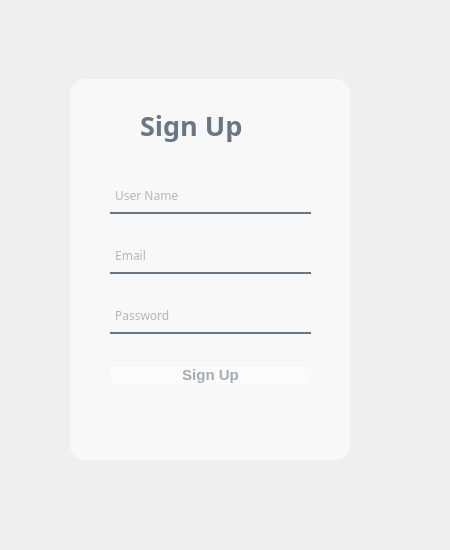
<?xml version="1.0" encoding="UTF-8"?>
<ui version="4.0">
 <class>Form</class>
 <widget class="QWidget" name="Form">
  <property name="geometry">
   <rect>
    <x>0</x>
    <y>0</y>
    <width>450</width>
    <height>550</height>
   </rect>
  </property>
  <property name="windowTitle">
   <string>Form</string>
  </property>
  <widget class="QWidget" name="Register_page" native="true">
   <property name="geometry">
    <rect>
     <x>30</x>
     <y>30</y>
     <width>370</width>
     <height>480</height>
    </rect>
   </property>
   <property name="font">
    <font>
     <family>Algerian</family>
    </font>
   </property>
   <widget class="QLabel" name="label">
    <property name="geometry">
     <rect>
      <x>30</x>
      <y>30</y>
      <width>300</width>
      <height>420</height>
     </rect>
    </property>
    <property name="styleSheet">
     <string notr="true">border-image: url(:/images/Egg.jpg);
border-radius:20px;
</string>
    </property>
    <property name="text">
     <string/>
    </property>
   </widget>
   <widget class="QLabel" name="label_2">
    <property name="geometry">
     <rect>
      <x>40</x>
      <y>49</y>
      <width>280</width>
      <height>381</height>
     </rect>
    </property>
    <property name="styleSheet">
     <string notr="true">background-color:rgba(255,255,255,150);
border-radius:15px;</string>
    </property>
    <property name="text">
     <string/>
    </property>
   </widget>
   <widget class="QLabel" name="label_3">
    <property name="geometry">
     <rect>
      <x>110</x>
      <y>70</y>
      <width>151</width>
      <height>51</height>
     </rect>
    </property>
    <property name="font">
     <font>
      <family>Arial Black</family>
      <pointsize>20</pointsize>
      <weight>75</weight>
      <bold>true</bold>
     </font>
    </property>
    <property name="styleSheet">
     <string notr="true">color: rgb(105, 118, 132);</string>
    </property>
    <property name="text">
     <string>Sign Up</string>
    </property>
   </widget>
   <widget class="QWidget" name="verticalLayoutWidget">
    <property name="geometry">
     <rect>
      <x>80</x>
      <y>130</y>
      <width>201</width>
      <height>251</height>
     </rect>
    </property>
    <layout class="QVBoxLayout" name="verticalLayout">
     <item>
      <widget class="QLineEdit" name="name">
       <property name="font">
        <font>
         <family>Bahnschrift</family>
        </font>
       </property>
       <property name="styleSheet">
        <string notr="true">background-color:rgba(0, 0, 0, 0);
border:none;
border-bottom:2px solid rgba(105, 118, 132, 255);
color: rgb(105, 118, 132);
padding-bottom:7px;</string>
       </property>
       <property name="placeholderText">
        <string> User Name</string>
       </property>
      </widget>
     </item>
     <item>
      <widget class="QLineEdit" name="email">
       <property name="font">
        <font>
         <family>Bahnschrift</family>
        </font>
       </property>
       <property name="styleSheet">
        <string notr="true">background-color:rgba(0, 0, 0, 0);
border:none;
border-bottom:2px solid rgba(105, 118, 132, 255);
color: rgb(105, 118, 132);
padding-bottom:7px;</string>
       </property>
       <property name="text">
        <string/>
       </property>
       <property name="maxLength">
        <number>32768</number>
       </property>
       <property name="placeholderText">
        <string> Email</string>
       </property>
      </widget>
     </item>
     <item>
      <widget class="QLineEdit" name="password">
       <property name="font">
        <font>
         <family>Bahnschrift</family>
        </font>
       </property>
       <property name="styleSheet">
        <string notr="true">background-color:rgba(0, 0, 0, 0);
border:none;
border-bottom:2px solid rgba(105, 118, 132, 255);
color: rgb(105, 118, 132);
padding-bottom:7px;</string>
       </property>
       <property name="echoMode">
        <enum>QLineEdit::Password</enum>
       </property>
       <property name="placeholderText">
        <string> Password</string>
       </property>
      </widget>
     </item>
     <item>
      <widget class="QPushButton" name="signupButton">
       <property name="font">
        <font>
         <family>Microsoft JhengHei UI</family>
         <pointsize>11</pointsize>
         <weight>75</weight>
         <bold>true</bold>
        </font>
       </property>
       <property name="styleSheet">
        <string notr="true">QPushButton#signupButton{
	background-color: qlineargradient(spread:pad, x1:0, y1:0.505682, x2:1, y2:0.477, stop:0 rgba(255, 255, 255, 100), stop: 1 rgba(255, 255, 255, 100));
    color: rgba(105, 118, 132, 150);
    border-radius: 5px;
}
QPushButton#signupButton:hover{
    background-color: qlineargradient(spread:pad, x1:0, y1:0.505682, x2:1, y2:0.477, stop:0 rgba(255, 255, 255, 100), stop: 1 rgba(255, 255, 255, 226));
    color: rgba(131, 96, 53, 255); /* 호버 상태일 때의 글꼴 색상 변경 */
}
QPushButton#signupButton:pressed{
    padding-left: 5px;
    padding-top: 5px;
    background-color: rgba(255, 255, 255, 150);
}</string>
       </property>
       <property name="text">
        <string>Sign Up</string>
       </property>
      </widget>
     </item>
    </layout>
   </widget>
  </widget>
 </widget>
 <resources>
  <include location="res.qrc"/>
 </resources>
 <connections/>
</ui>
